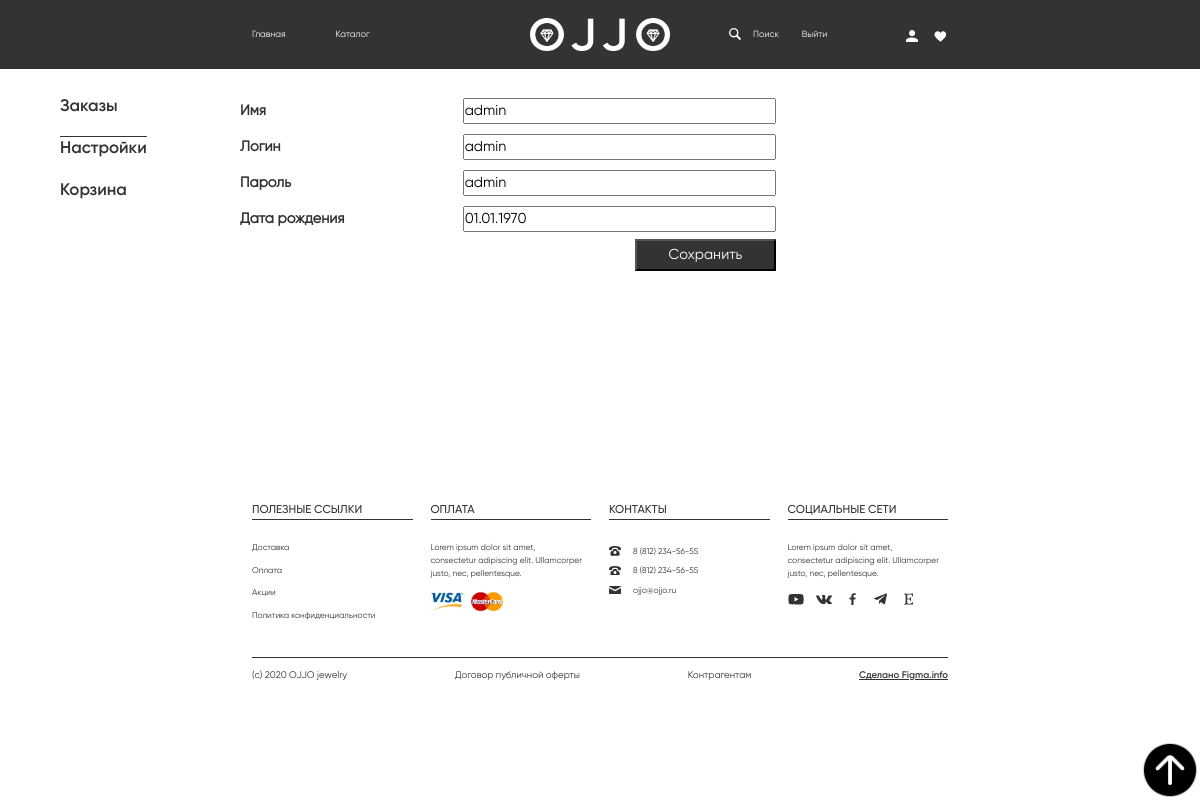
/settings.php (signed in), run on the app's committed database.
### tables this page shows
CREATE TABLE `users` (
  `user_id` int NOT NULL,
  `user_name` varchar(100) DEFAULT NULL,
  `user_login` varchar(30) DEFAULT NULL,
  `user_password` varchar(20) DEFAULT NULL,
  `user_birth` varchar(40) DEFAULT NULL,
  `admin_status` int NOT NULL,
  `block` varchar(40) NOT NULL
);

### settings.php (the view, shortened to what this page needs)
<?php
require "connectdb.php";
?>
<?php require "HEADER.php";?>
<div class='voidCart'></div>
<div class='navCart'>
    <div id='navBlock'>
        <div><a href='orders.php' style='text-decoration:none;'>Заказы</a></div>
        <div  id='curNav'><a href='settings.php' style='text-decoration:none;'>Настройки</a></div>
        <div><a href='cart.php' style='text-decoration:none;'>Корзина</a></div>
    </div>
    <div id="orderContent">
<?php
    $id_user = $_SESSION['id'];
    $queryOrders = mysqli_fetch_all(mysqli_query($conn, "SELECT * FROM users WHERE user_id=$id_user"));
    if ($queryOrders!=null) {foreach ($queryOrders as $orders) {echo "<form action='settingsCheck.php' method='post' class='formSub'>";
        echo "<div id='rowOrder' class='rowOrderForSETTINGS'>";
      echo "<label class='labelAcc'><b>Имя</b></label>";
      echo "<input value='$orders[1]' name='name' id='name' class='inputSet' required>";
      echo  "</div>";
      echo "<div id='rowOrder' class='rowOrderForSETTINGS'>";
        echo "<label class='labelAcc'><b>Логин</b></label>";
        echo "<input value='$orders[2]' name='login' id='login' class='inputSet' required>";
        echo  "</div>";
        echo "<div id='rowOrder' class='rowOrderForSETTINGS'>";
        echo "<label for='password' class='labelAcc'><b>Пароль</b></label>";
        echo "<input value='$orders[3]' name='password' id='password' class='inputSet' required>";
        echo  "</div>";
       function date_new($date_old) {$date = date("d.m.Y", strtotime($date_old));
                                        return substr($date, 0, 2).".".substr($date, 3,2).".".substr($date, 6);}
        $birthFromSqlToNormal = date_new($orders[4]);
        echo "<div id='rowOrder' class='rowOrderForSETTINGS'>";
       echo "<label for='birth' class='labelAcc'><b>Дата рождения</b></label>";
       echo "<input value='$birthFromSqlToNormal' name='birth' id='birth' class='inputSet'>";
         echo  "</div>";
         echo "<div id='rowOrder' class='rowOrderForSETTINGS'>";
       echo "<input type='submit' value='Сохранить' id='submitSet' class='inputSet'>";
         echo  "</div>";
        echo "</form>"; }      }
    ?>
</div>
</div>
    <div id="wrapper7">
        <div id="h1">ПОЛЕЗНЫЕ ССЫЛКИ</div>
        <div id="h2">ОПЛАТА</div>
        <div id="h3">КОНТАКТЫ</div>
        <div id="h4">СОЦИАЛЬНЫЕ СЕТИ</div>
        <div id="h9">
            <div>Доставка</div>
            <div>Оплата</div>
            <div>Акции</div>
            <div>Политика конфиденциальности</div>
        </div>
        <div id="h10">
            <div id="h101">Lorem ipsum dolor sit amet, <br> consectetur adipiscing elit. Ullamcorper <br> justo, nec, pellentesque.</div>
            <img src="Rectangle 13.png" id="h102">
            <img src="Rectangle 14.png" id="h103">
        </div>
        <div id="h11">
            <div>8 (812) 234-56-55</div>
            <div>8 (812) 234-56-55</div>
            <div>ojjo@ojjo.ru</div>
        </div>
        <div id="h12">
            <div id="h120">Lorem ipsum dolor sit amet, <br> consectetur adipiscing elit. Ullamcorper <br> justo, nec, pellentesque.</div>
        </div>
        <div id="h14">
            <div>(c) 2020 OJJO jewelry</div>
            <div>Договор публичной оферты</div>
            <div>Контрагентам</div>
            <div id="h14Sp">Сделано Figma.info</div>
        </div>
    </div>
</body>
</html>

### style.css (style rules this page uses)
* { margin:0; padding:0; font-size: 100%; }
body { background-color: #F9F9F9; display:grid; }
a { text-decoration: none; }
input { outline: none; }
#wrapper7 { display: grid; height: 20vmax; grid-template-rows: 20% 7.5% 0.2% 9% 1fr 0.2% 15%; grid-template-columns: 21% 1fr 1.5% 1fr 1.5% 1fr 1.5% 1fr 21%; }
#h1, #h5 { grid-column: 2; }
#h2, #h6 { grid-column: 4; }
#h3, #h7 { grid-column: 6; }
#h4, #h8 { grid-column: 8; }
#h1, #h2, #h3, #h4 { font-family:"Gilroy M"; font-size:0.95vmax; grid-row:2; color:#333333; }
#h9 { display:grid; grid-row:5; grid-column:2; grid-template-columns: 100%; color:#333333; font-size:0.7vmax; font-family: "Gilroy"; grid-template-rows: 1fr 1fr 1fr 1fr 22%; }
#h10 { display:grid; grid-row:5; grid-column:4; grid-template-columns: 20% 5% 20% 1fr; color:#333333; font-size:0.7vmax; line-height:1.1vmax; font-family: "Gilroy"; grid-template-rows: 43% 1fr; }
#h101 { grid-row:1; grid-column:1/span all; }
#h102 { grid-row:2; grid-column:1; width:100%; }
#h103 { grid-row:2; grid-column:3; width:100%; }
#h11 { display:grid; grid-row:5; grid-column:6; align-items: center; grid-template-columns: 15% 1fr; color:#333333; font-size:0.7vmax; font-family: "Gilroy"; grid-template-rows: repeat(3,17%) 1fr; }
#h11 svg { width:50%; }
#h12 { display:grid; grid-row:5; grid-column:8; grid-template-columns: 10% 8% 10% 10.5% 4.5% 11% 8.5% 10% 6% 1fr; color:#333333; font-size:0.7vmax; line-height:1.1vmax; font-family: "Gilroy"; grid-template-rows: 43% 15% 1fr; }
#h12 svg { width:100%; align-self:center; }
#h120 { grid-column:1/span all; grid-row:1; }
#h121 { grid-column:1; }
#h122 { grid-column:3; }
#h123 { grid-column:5; }
#h124 { grid-column:7; }
#h125 { grid-column:9; }
#h14 { grid-column:2/9; grid-row:7; display:flex; align-items: center; justify-content: space-between; color:#333333; font-size:0.8vmax; }
#h14 div:not(#h14Sp) { font-family:"Gilroy"; }
#h14Sp { font-family:"Gilroy SB"; text-decoration: underline; }
form input, form div:not(.coffee), form p { align-self:center; }
.voidCart { height:2vmax; }
.navCart { width:100%; height:30vmax; display:grid; grid-template-rows:100%; grid-template-columns:5vmax 15vmax 58% auto; }
#navBlock { grid-column:2; display:grid; grid-template-rows:repeat(4, 3.5vmax) auto; grid-template-columns:100%; color:#333333; font-family:"Gilroy SB"; font-size:1.4vmax; }
#navBlock a { color:#333333; }
#orderContent { display:grid; grid-column:3; grid-template-rows:100%; grid-template-columns:100%; }
#rowOrder { display:grid; grid-template-rows:100%; width:100%; color:#333333; font-family:"Gilroy"; font-size:1.2vmax; }
.rowOrderForSETTINGS { height:3vmax; grid-template-columns:32% 45% 20% 1fr; align-items:center; }
#curNav { text-decoration:overline; }
#submitSet { background-color:#333333; justify-self:right; grid-column:2; width:45%; height:90%; color:white; }

### data on the page
users: name "admin", login "admin", password "admin", birth "01.01.1970"
